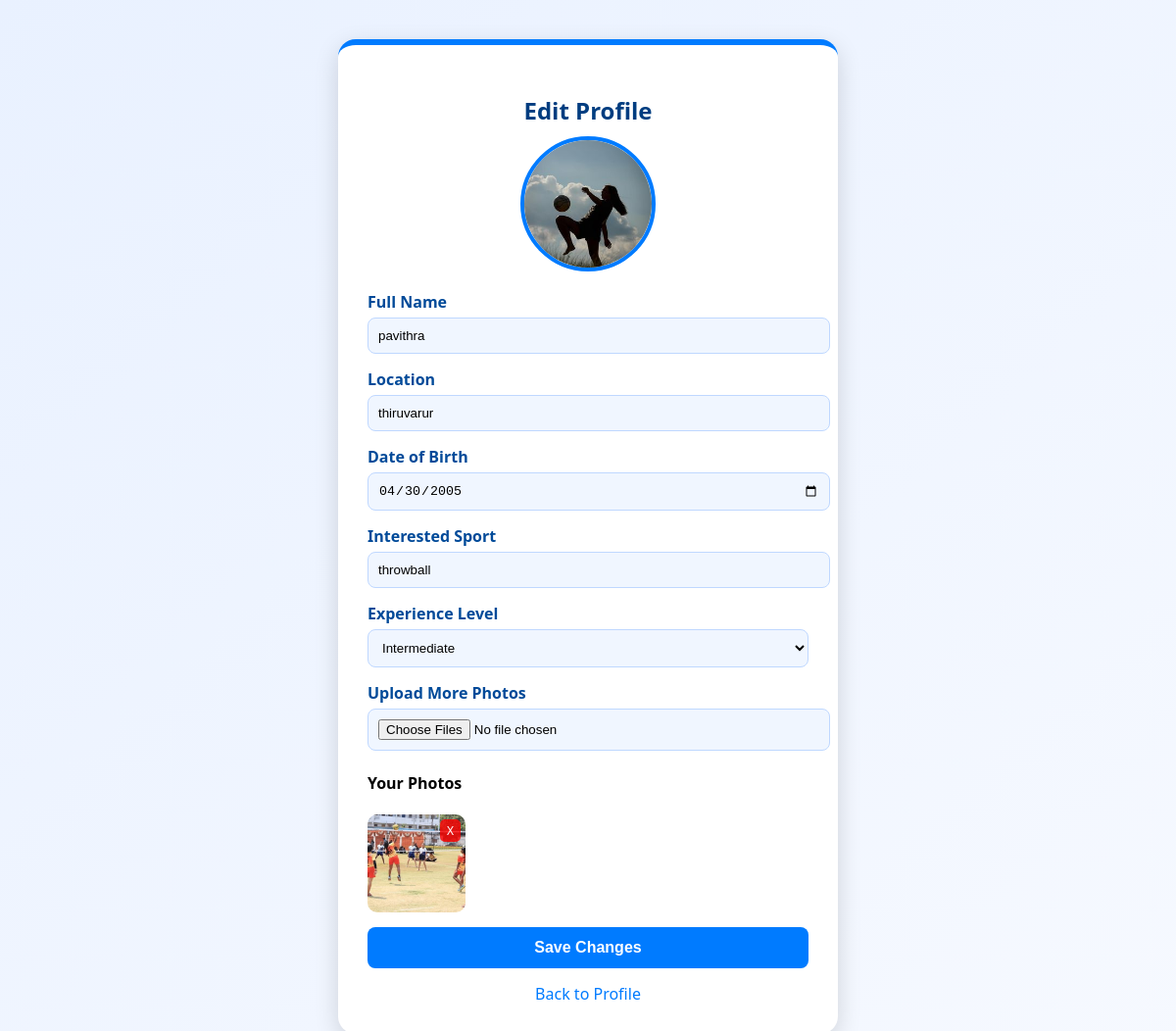
Page /profile/edit/ (signed in) on the committed database.
### main/models.py (models this page shows, shortened)
class Profile(models.Model):
    user = models.OneToOneField(User, on_delete=models.CASCADE)
    full_name = models.CharField(max_length=100)
    location = models.CharField(max_length=100)
    dob = models.DateField(null=True, blank=True)
    interested_sport = models.CharField(max_length=100)
    experience_level = models.CharField(
        max_length=20,
        choices=[
            ('Beginner', 'Beginner'),
            ('Intermediate', 'Intermediate'),
            ('Advanced', 'Advanced')
        ]
    )
    profile_picture = models.ImageField(upload_to='profile_images/', blank=True, null=True)
    extra_photos = models.ManyToManyField('ProfilePhoto', blank=True)

class ProfilePhoto(models.Model):
    image = models.ImageField(upload_to='user_photos/')
    uploaded_at = models.DateTimeField(auto_now_add=True)

### main/views.py (the view, shortened to what this page needs)
# urls.py: path('profile/edit/', views.edit_profile_view, name='edit_profile_view'),
@login_required(login_url='login_view')
def edit_profile_view(request):
    profile = request.user.profile  # get logged-in user's profile
    return render(request, "main/edit_profile.html", {"profile": profile})

### main/templates/main/edit_profile.html (shortened to what this page needs)
<!DOCTYPE html>
<html lang="en">
<head>
</head>
<body>
<div class="container">
    <h2>Edit Profile</h2>
    <div class="profile-pic-container" onclick="document.getElementById('profilePicInput').click()">
        {% if profile.profile_picture %}
            <img id="previewImage" src="{{ profile.profile_picture.url }}">
        {% else %}
            <img id="previewImage" src="https://cdn-icons-png.flaticon.com/512/847/847969.png">
        {% endif %}
    </div>
    <form method="POST" enctype="multipart/form-data">
        <div class="form-group">
            <label>Full Name</label>
            <input type="text" name="full_name" value="{{ profile.full_name }}" required>
        </div>
        <div class="form-group">
            <label>Location</label>
            <input type="text" name="location" value="{{ profile.location }}" required>
        </div>
        <div class="form-group">
            <label>Date of Birth</label>
            <input type="date" name="dob" value="{{ profile.dob|date:'Y-m-d' }}">
        </div>
        <div class="form-group">
            <label>Interested Sport</label>
            <input type="text" name="interested_sport" value="{{ profile.interested_sport }}" required>
        </div>
        <div class="form-group">
            <label>Experience Level</label>
            <select name="experience_level">
                <option value="Intermediate" {% if profile.experience_level == "Intermediate" %}selected{% endif %}>Intermediate</option>
            </select>
        </div>
        <div class="form-group">
            <label>Upload More Photos</label>
            <input type="file" name="extra_photos" multiple>
        </div>
        <h4>Your Photos</h4>
        <div class="photo-grid">
            {% for p in profile.extra_photos.all %}
                <div class="photo-box">
                    <img src="{{ p.image.url }}">
                    <a class="delete-btn" href="{% url 'delete_photo' p.id %}" onclick="return confirm('Delete this photo?');">X</a>
                </div>
            {% endfor %}
        </div>
        <button type="submit">Save Changes</button>
    </form>
    <div class="back-btn">
        <a href="{% url 'profile_view' %}">Back to Profile</a>
    </div>
</div>
</body>
</html>

### main/templates/main/edit_profile.html (style rules this page uses)
body { font-family: 'Segoe UI', sans-serif; background: linear-gradient(to bottom right, #e9f1ff, #f6f9ff); margin: 0; padding: 40px 0; }
.container { max-width: 450px; margin: auto; background: white; padding: 30px; border-radius: 18px; box-shadow: 0px 8px 25px rgba(0,0,0,0.15); border-top: 6px solid #007bff; }
h2 { text-align: center; margin-bottom: 10px; color: #003d80; }
.profile-pic-container { width: 130px; height: 130px; margin: 10px auto 20px; border-radius: 50%; overflow: hidden; border: 4px solid #007bff; position: relative; cursor: pointer; }
.profile-pic-container img { width: 100%; height: 100%; object-fit: cover; }
.form-group { margin-bottom: 15px; }
label { font-weight: 600; color: #004a99; }
input, select { width: 100%; padding: 10px; margin-top: 5px; border: 1px solid #bfd8ff; border-radius: 8px; background: #f0f6ff; }
button { width: 100%; background: #007bff; border: none; padding: 12px; color: white; font-size: 16px; border-radius: 8px; margin-top: 15px; cursor: pointer; font-weight: 600; }
.back-btn { text-align: center; margin-top: 15px; }
.back-btn a { color: #007bff; text-decoration: none; }
.photo-grid { display: flex; gap: 12px; flex-wrap: wrap; margin-top: 15px; }
.photo-box { width: 100px; height: 100px; position: relative; }
.photo-box img { width: 100%; height: 100%; object-fit: cover; border-radius: 10px; }
.delete-btn { position: absolute; top: 5px; right: 5px; background: rgba(255,0,0,0.8); color: white; padding: 3px 7px; border-radius: 5px; font-size: 12px; text-decoration: none; }

### rows in the picture
Profile: profile_picture (picture), full_name "pavithra", location "thiruvarur", dob "04/30/2005", interested_sport "throwball", experience_level "Intermediate"
ProfilePhoto: image (picture)
